Frame 1 (no input): blank canvas, image omitted
Frame 60 (no input): blank canvas, image omitted
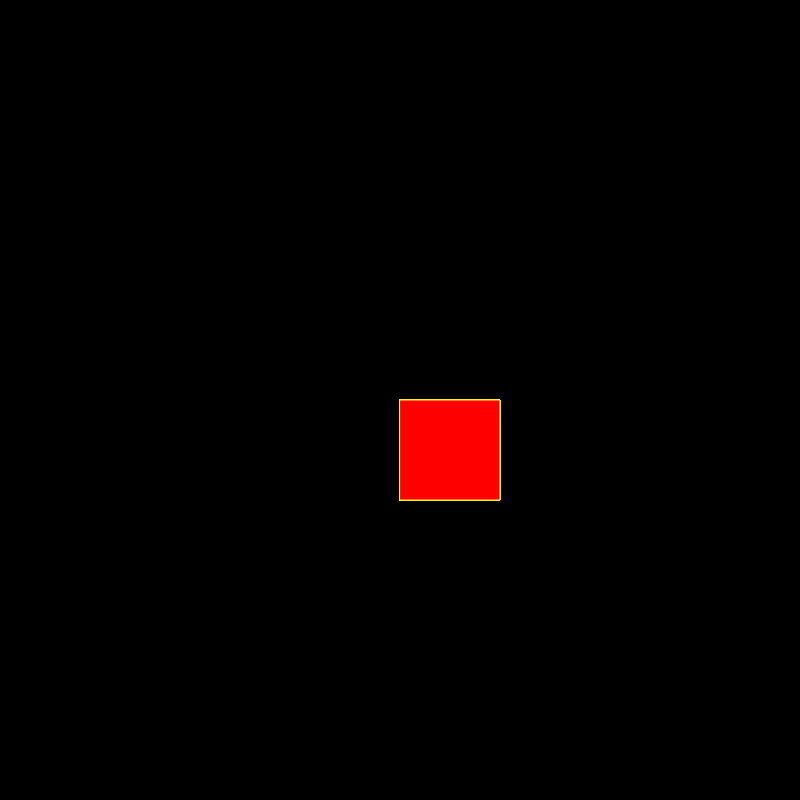
Frame 120 (the mouse pressed at the canvas centre since frame 60)

The p5.js sketch whose frames 1 and 60 were blank and that drew this single picture after the mouse press (run headless with seeded random() and noise() and a simulated clock; from frame 60 on, the mouse is pressed at the canvas centre):

// p5.js sketch
// ── sketch.js
function setup() {
    createCanvas(800, 800);
    background("black");
  }
  
  function draw() {
    
    
    stroke("yellow")
    fill("red")
    
    //console.log(mouseisPressed);
    
    if (mouseIsPressed){
    rect(mouseX, mouseY, 100, 100);
    }
  }
